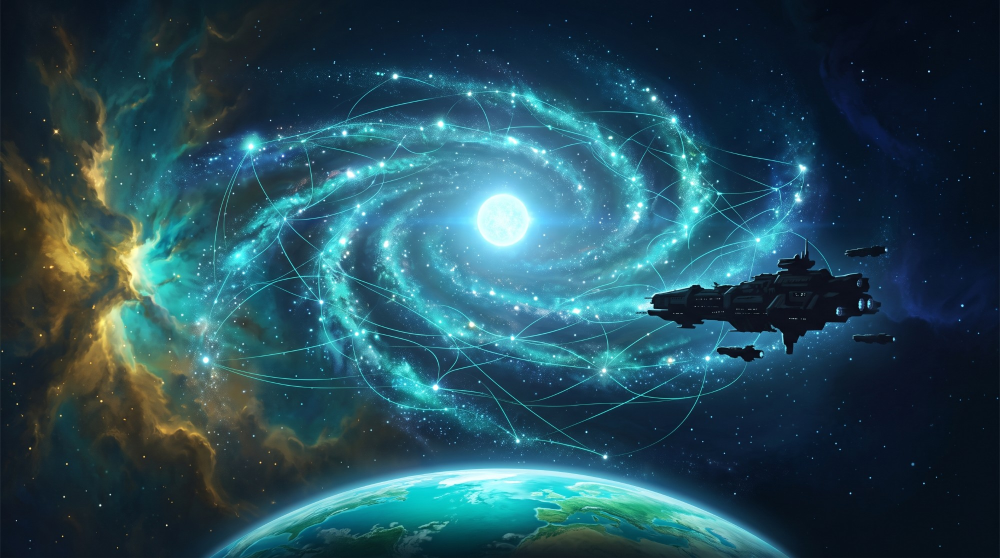
#> input picture Assets/Resources/UI/LoadingArt.jpg, 2000 x 1116 px (shown at 1/2 size)
$ python make.py
#> lines starting #> are read from the running program, lines starting #| are printed output that depends on the picture
"""
Картинка системных требований для страницы игры (VK Play и др.) в стиле интерфейса Astropolity:
фон — арт загрузки, тёмное стекло с бирюзовой / золотой кромкой, шрифты Play и Russo One.

    python3 Tools/sysreq/make.py            → VKPlay/system_requirements_ru.png (1920×1080)

Текст требований — в REQ ниже; при изменении достаточно перезапустить скрипт.
"""
import os
from PIL import Image, ImageDraw, ImageFilter, ImageFont

ROOT = os.path.abspath(os.path.join(os.path.dirname(__file__), '..', '..'))
A = lambda p: os.path.join(ROOT, 'Assets', p)
OUT = os.path.join(ROOT, 'VKPlay', 'system_requirements_ru.png')
W, H = 1920, 1080

CYAN = (102, 219, 209)
GOLD = (242, 199, 102)
TEXT = (240, 250, 255)
MUTED = (170, 196, 210)

REQ = [
    ('МИНИМАЛЬНЫЕ', CYAN, '1080p  ·  «Низкое»  ·  30+ кадров/с', [
        ('ОПЕРАЦИОННАЯ СИСТЕМА', 'Windows 10 64-бит (21H2 и новее)'),
        ('ПРОЦЕССОР', 'Intel Core i5-4460 / AMD Ryzen 3 1200', '4 ядра, 3,0 ГГц'),
        ('ОПЕРАТИВНАЯ ПАМЯТЬ', '8 ГБ'),
        ('ВИДЕОКАРТА', 'GeForce GTX 960 / Radeon R9 380', 'или Intel Iris Xe · 2 ГБ видеопамяти'),
        ('DIRECTX', 'Версия 11'),
        ('МЕСТО НА ДИСКЕ', '6 ГБ'),
    ]),
    ('РЕКОМЕНДУЕМЫЕ', GOLD, '1080p  ·  «Высокое»  ·  60 кадров/с', [
        ('ОПЕРАЦИОННАЯ СИСТЕМА', 'Windows 10 / 11 64-бит'),
        ('ПРОЦЕССОР', 'Intel Core i5-9600K / AMD Ryzen 5 3600', '6 ядер — для больших галактик и поздней игры'),
        ('ОПЕРАТИВНАЯ ПАМЯТЬ', '16 ГБ'),
        ('ВИДЕОКАРТА', 'GeForce GTX 1660 Super / Radeon RX 5600 XT', '6 ГБ видеопамяти'),
        ('DIRECTX', 'Версия 11 (поддерживается 12)'),
        ('МЕСТО НА ДИСКЕ', '6 ГБ на SSD'),
    ]),
]

FOOT = 'Требования предварительные и могут уточниться к выходу игры'


def font(name, size):
    return ImageFont.truetype(A('Resources/Fonts/' + name), size)


F_TITLE = font('RussoOne-Regular.ttf', 60)
F_HEAD = font('RussoOne-Regular.ttf', 34)
F_LABEL = font('Play-Bold.ttf', 17)
F_VALUE = font('Play-Bold.ttf', 30)
F_NOTE = font('Play-Regular.ttf', 19)
F_SUB = font('Play-Regular.ttf', 24)
F_TARGET = font('Play-Bold.ttf', 19)


# [10 lines left out: function tracked, not called in this run]


def background():
    bg = Image.open(A('Resources/UI/LoadingArt.jpg')).convert('RGB')
#> bg is the input picture: PIL image 2000x1116 RGB; mean R, G, B 37.5, 75.3, 87.8
    s = max(W / bg.width, H / bg.height)
#> s = 0.968
    bg = bg.resize((int(bg.width * s) + 1, int(bg.height * s) + 1), Image.LANCZOS)
#> bg: PIL image 1936x1081 RGB
    bg = bg.crop(((bg.width - W) // 2, (bg.height - H) // 2, (bg.width - W) // 2 + W, (bg.height - H) // 2 + H))
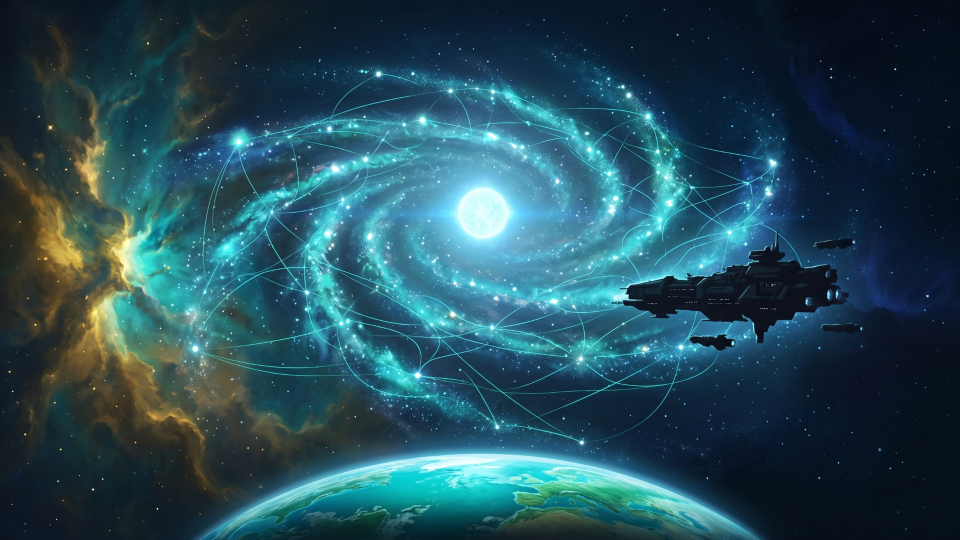
#> bg: PIL image 1920x1080 RGB (shown at 1/2 size); mean R, G, B 37.7, 75.7, 88.3
    bg = bg.filter(ImageFilter.GaussianBlur(3))
    # Затемнение: сверху и снизу плотнее, по центру видна галактика
    shade = Image.new('L', (W, H))
#> shade: PIL image 1920x1080 L; every value is 0
    sd = ImageDraw.Draw(shade)
    for y in range(H):
        t = abs(y - H * 0.42) / (H * 0.58)
        sd.line([(0, y), (W, y)], fill=int(105 + 120 * min(1, t ** 1.2)))
    dark = Image.new('RGB', (W, H), (2, 6, 12))
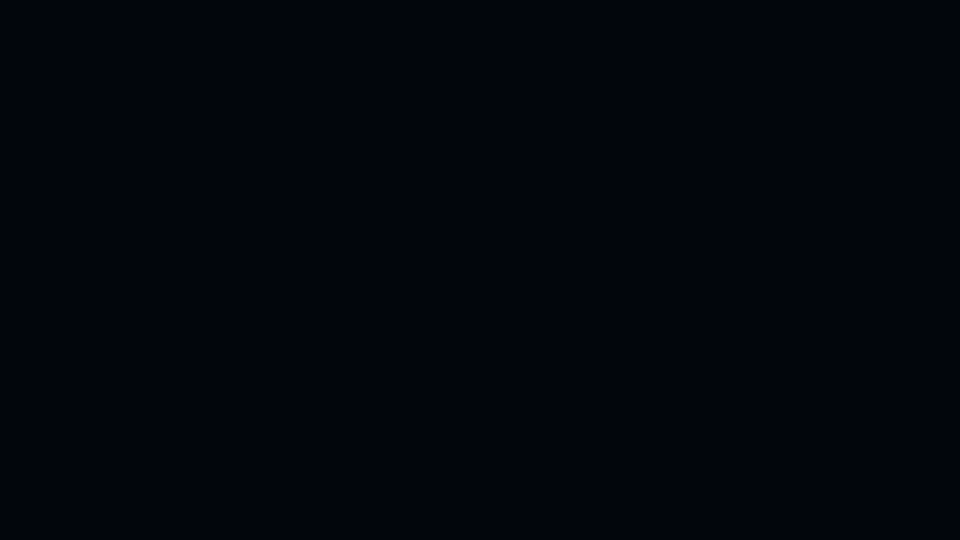
#> dark: PIL image 1920x1080 RGB (shown at 1/2 size); mean R, G, B 2, 6, 12
    img = Image.composite(dark, bg, shade)
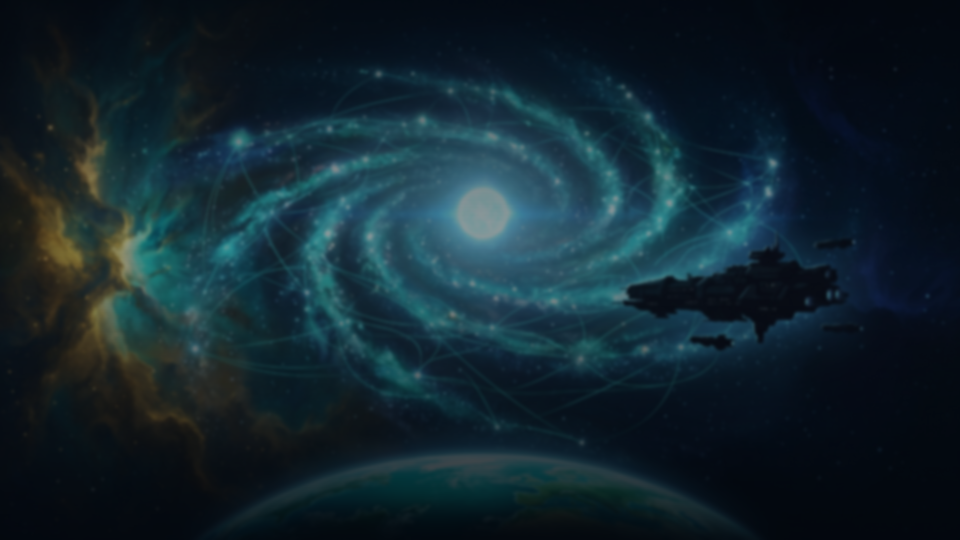
#> img: PIL image 1920x1080 RGB (shown at 1/2 size); mean R, G, B 17.9, 36.6, 45.6
    # Виньетка
    vig = Image.new('L', (W, H), 0)
    ImageDraw.Draw(vig).ellipse([-W * 0.25, -H * 0.35, W * 1.25, H * 1.35], fill=255)
#> vig: PIL image 1920x1080 L; every value is 255
    vig = vig.filter(ImageFilter.GaussianBlur(160))
    return Image.composite(img, Image.new('RGB', (W, H), (0, 2, 6)), vig).convert('RGBA')


# [44 lines left out: functions glass, column, not called in this run]


def main():
    img = background()
    d = ImageDraw.Draw(img)

#> (the run stopped early here; a loop or call above may not have finished)

$ run again, with Assets/Resources/Diplomacy/bg_aquila.jpg copied over Assets/Resources/UI/LoadingArt.jpg
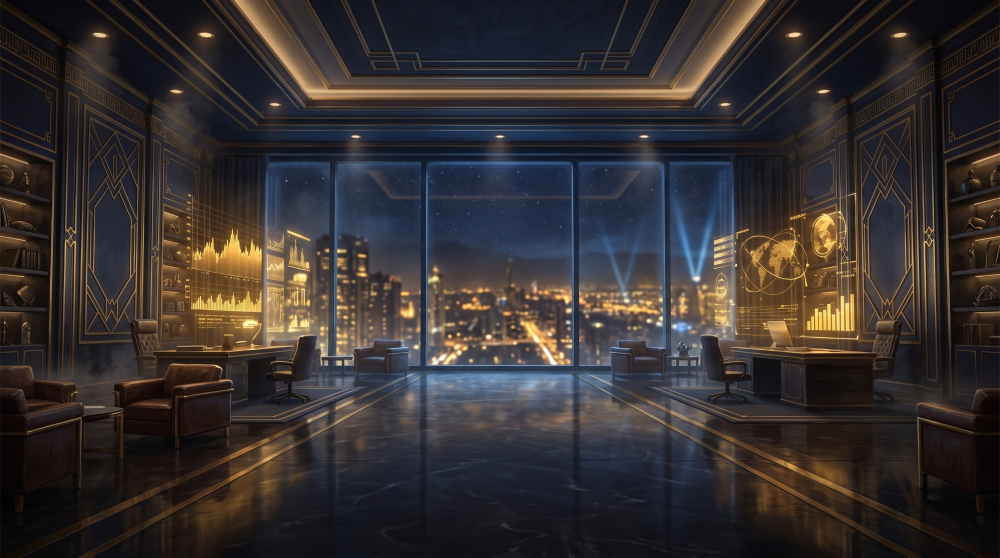
#> input picture Assets/Resources/Diplomacy/bg_aquila.jpg, 2000 x 1116 px (shown at 1/2 size)
#> in background, bg is the input picture: PIL image 2000x1116 RGB; mean R, G, B 54.2, 48.3, 47.8
#> in background, `bg = bg.crop(((bg.width - W) // 2, (bg.height - H) // 2, (bg.width - W..`:
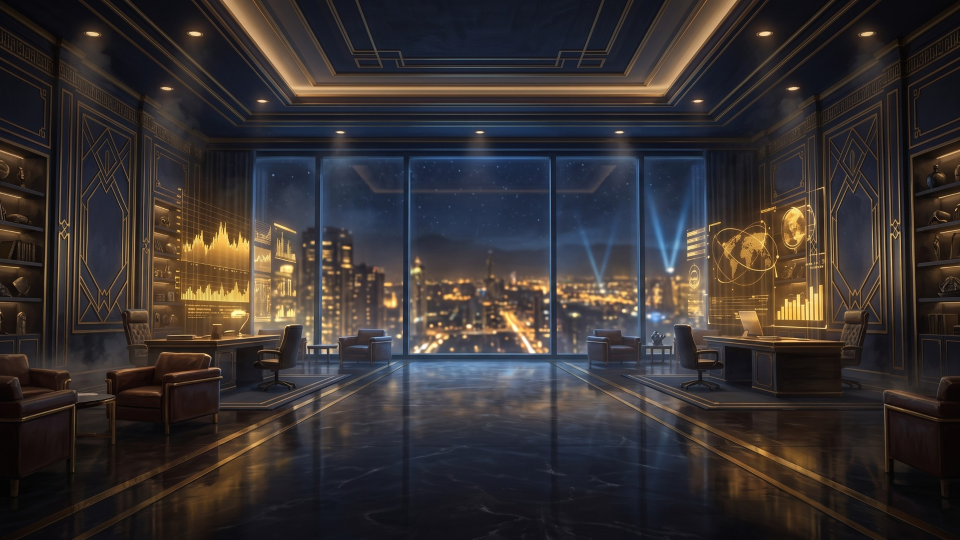
#> bg: PIL image 1920x1080 RGB (shown at 1/2 size); mean R, G, B 54.4, 48.5, 48.1
#> shade: PIL image 1920x1080 L; every value is 0
#> in background, `img = Image.composite(dark, bg, shade)`:
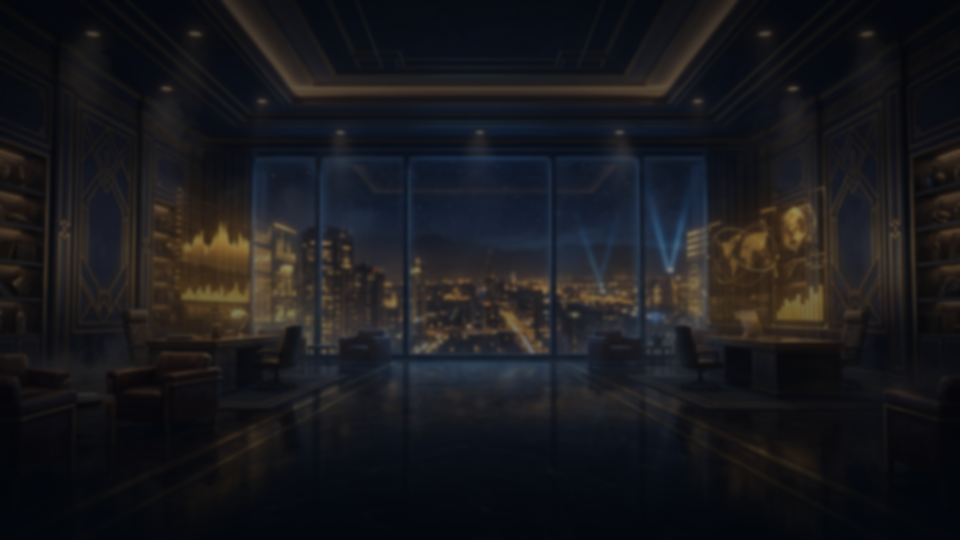
#> img: PIL image 1920x1080 RGB (shown at 1/2 size); mean R, G, B 25.1, 25, 28.2
#> vig: PIL image 1920x1080 L; every value is 255

$ run again, with Assets/Resources/Diplomacy/bg_astrea.jpg copied over Assets/Resources/UI/LoadingArt.jpg
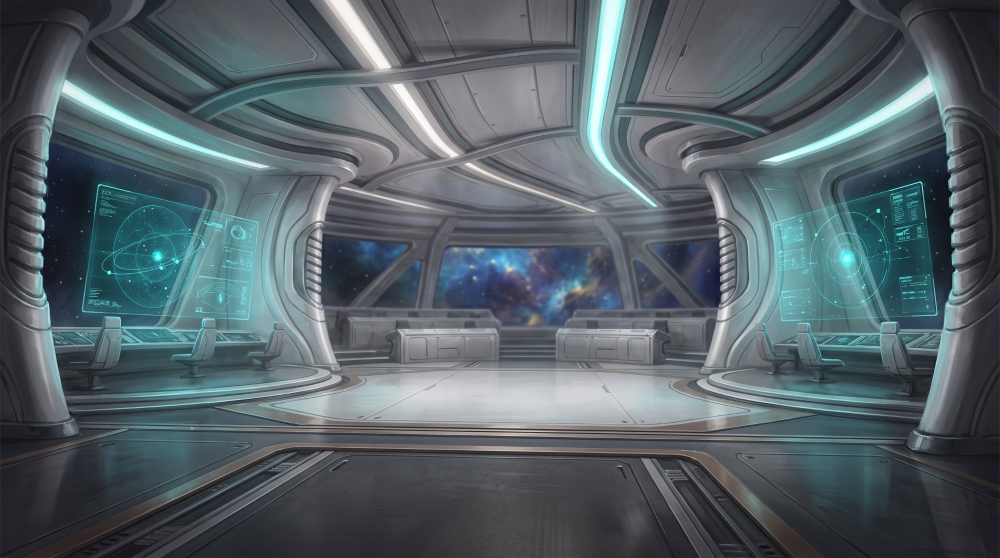
#> input picture Assets/Resources/Diplomacy/bg_astrea.jpg, 2000 x 1116 px (shown at 1/2 size)
#> in background, bg is the input picture: PIL image 2000x1116 RGB; mean R, G, B 84.7, 97, 103
#> in background, `bg = bg.crop(((bg.width - W) // 2, (bg.height - H) // 2, (bg.width - W..`:
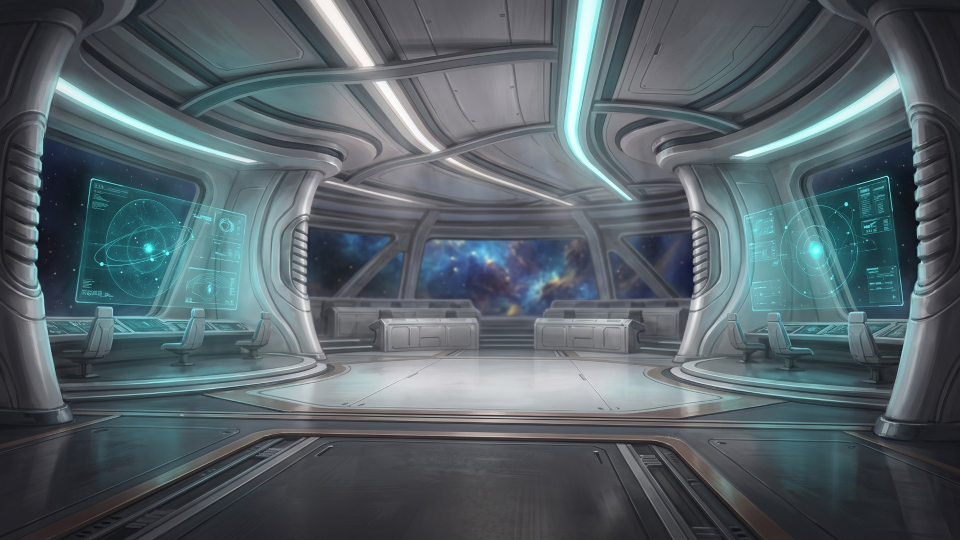
#> bg: PIL image 1920x1080 RGB (shown at 1/2 size); mean R, G, B 85.2, 97.5, 103.6
#> shade: PIL image 1920x1080 L; every value is 0
#> in background, `img = Image.composite(dark, bg, shade)`:
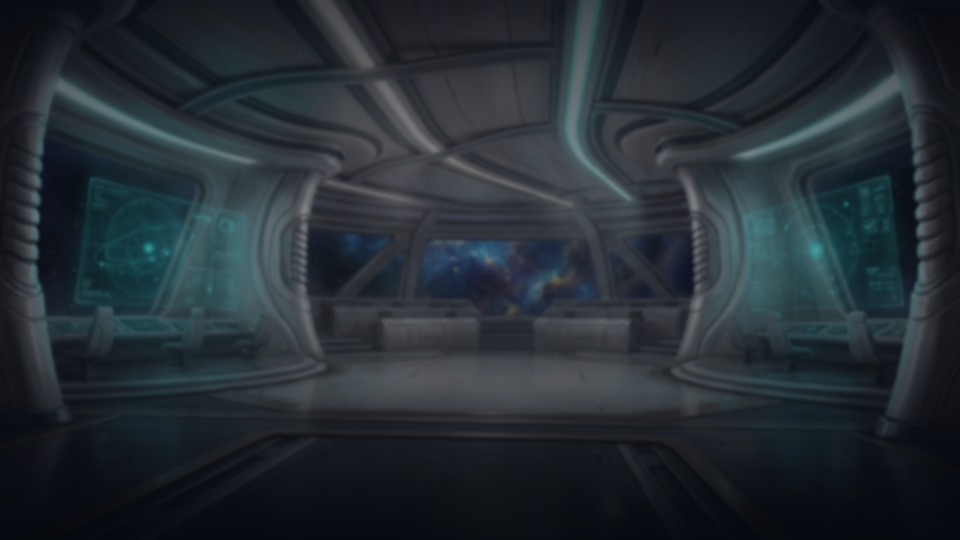
#> img: PIL image 1920x1080 RGB (shown at 1/2 size); mean R, G, B 36.8, 45.2, 51.4
#> vig: PIL image 1920x1080 L; every value is 255
